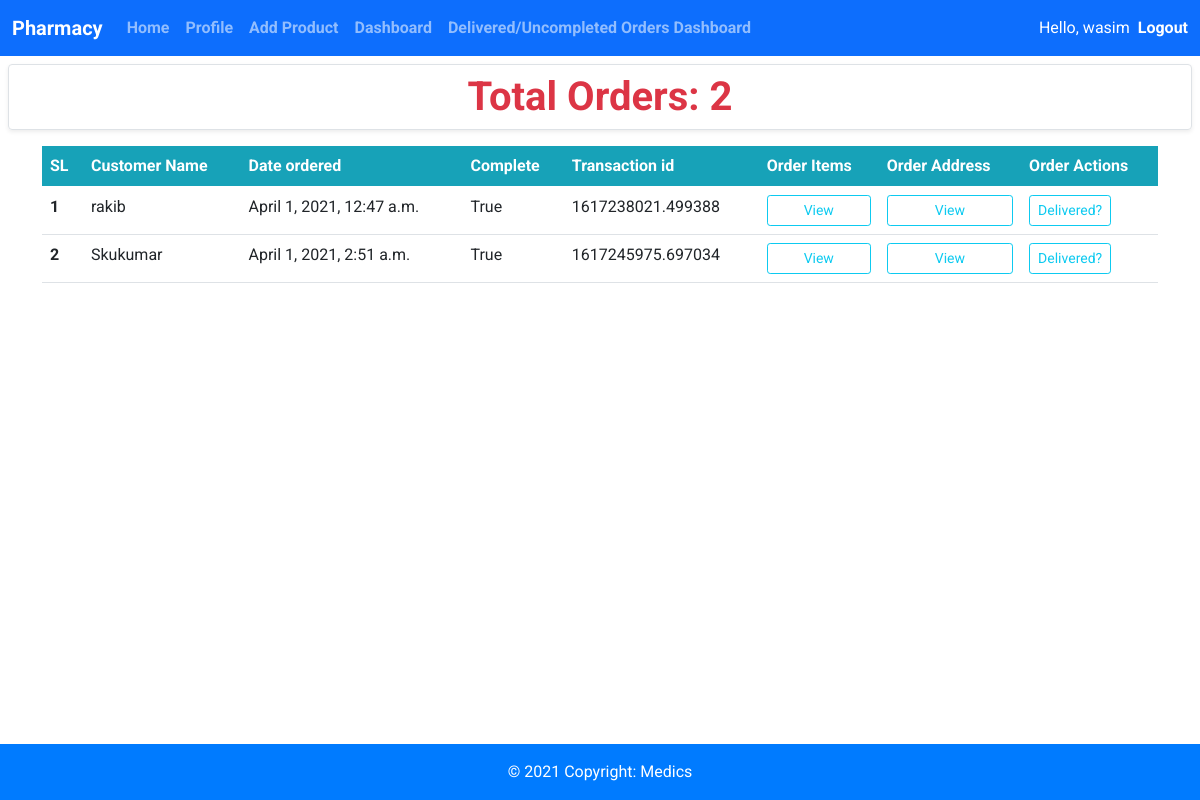
Before: /pharmacy/dashboard (signed in) with the older database file.
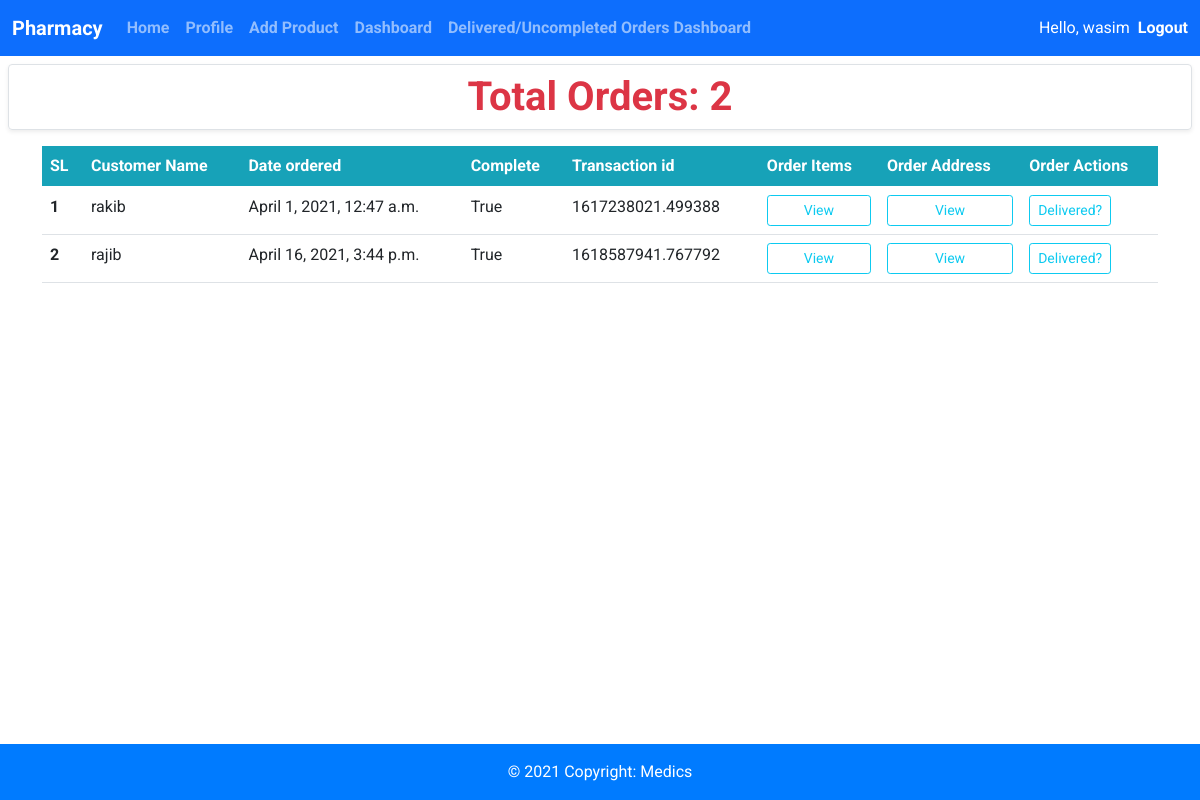
After: the same page with the newer database file.
### pharmacy/models.py (models this page shows, shortened)
class Order(models.Model):
    customer = models.ForeignKey(
        Customer, on_delete=models.SET_NULL, null=True, blank=True)
    shop = models.ForeignKey(
        Pharmacy, on_delete=models.CASCADE, null=True, blank=True, default="")
    date_ordered = models.DateTimeField(auto_now_add=True)
    complete = models.BooleanField(default=False)
    transaction_id = models.CharField(max_length=100, null=True)
    delivary_status = models.BooleanField(default=False)

class Customer(models.Model):
    user = models.OneToOneField(
        User, null=True, blank=True, on_delete=models.CASCADE)
    name = models.CharField(default='', max_length=200, null=True, blank=True)
    email = models.CharField(default='', blank=True, max_length=200, null=True)
    phone = models.CharField(default='', blank=True, max_length=200, null=True)
    profile_pic = models.ImageField(
        default="profile1.png", null=True, blank=True)
    date_created = models.DateTimeField(auto_now_add=True, null=True)
    def __str__(self):
        return self.name

### pharmacy/views.py (the view)
# urls.py: path('pharmacy/dashboard', views.pharmacyDashboard, name="pharmacy_dashboard"),
def pharmacyDashboard(request):
    user = request.user
    print(user)
    pharmecy = Pharmacy.objects.get(user=user)
    print(pharmecy)
    orders = Order.objects.filter(shop=pharmecy)
    orders = orders.filter(delivary_status=False).filter(
        complete=True).order_by('date_ordered')
    total_orders = orders.count()
    context = {'user': user, 'orders': orders, 'total_orders': total_orders}
    return render(request, 'pharmacy/pharmacyDashboard.html', context)

### pharmacy/models.py (called while the page is built)
    def __str__(self):
        return self.shop_name

### pharmacy/templates/pharmacy/pharmacyDashboard.html
{%extends 'pharmacy/pharmacyBase.html'%}
{%block content%}
<h1 class="text-center border rounded m-2 shadow-sm fw-bold py-2 text-danger ">Total Orders:
    <span class="text-danger">{{total_orders}}</span>
</h1>
<div class="container mt-3 .list">
    <table class="table ">
        <thead>
            <tr class="table " style=" background-color:#17A2B8; color:white;  ">
                <th scope="col">SL</th>
                <th scope="col">Customer Name</th>
                <th scope="col">Date ordered</th>
                <th scope="col">Complete</th>
                <th scope="col">Transaction id</th>
                <th scope="col">Order Items</th>
                <th scope="col">Order Address</th>
                <th scope="col">Order Actions</th>
            </tr>
        </thead>
        <tbody>
            {% for order in orders %}
            <tr>
                <th scope="row">{{forloop.counter}}</th>
                <td>{{order.customer}}</td>
                <td>{{order.date_ordered}}</td>
                <td>{{order.complete}}</td>
                <td>{{order.transaction_id}}</td>
                <td><a style="width:100%;" class="btn btn-sm btn-outline-info "
                        href="{%url 'pharmacy_dashboard_order_items' order.id %}">View</a>
                </td>
                <td><a style="width:100%;" class="btn btn-sm btn-outline-info"
                        href="{%url 'pharmacy_dashboard_order_address' order.id %}">View</a>
                </td>
                <td><a class="btn btn-sm btn-outline-info"
                        href="{% url 'pharmacy_dashboard_update_order' order.id %}">Delivered?</a></td>
            </tr>
            {%endfor%}
        </tbody>
    </table>
</div>
{%endblock%}

Changed rows visible on the page:
no longer on this page (row edited): Order: customer "Skukumar", date_ordered "April 1, 2021, 2:51 a.m.", complete "True", transaction_id "1617245975.697034"
added Order: customer "rajib", date_ordered "April 16, 2021, 3:44 p.m.", complete "True", transaction_id "1618587941.767792"
